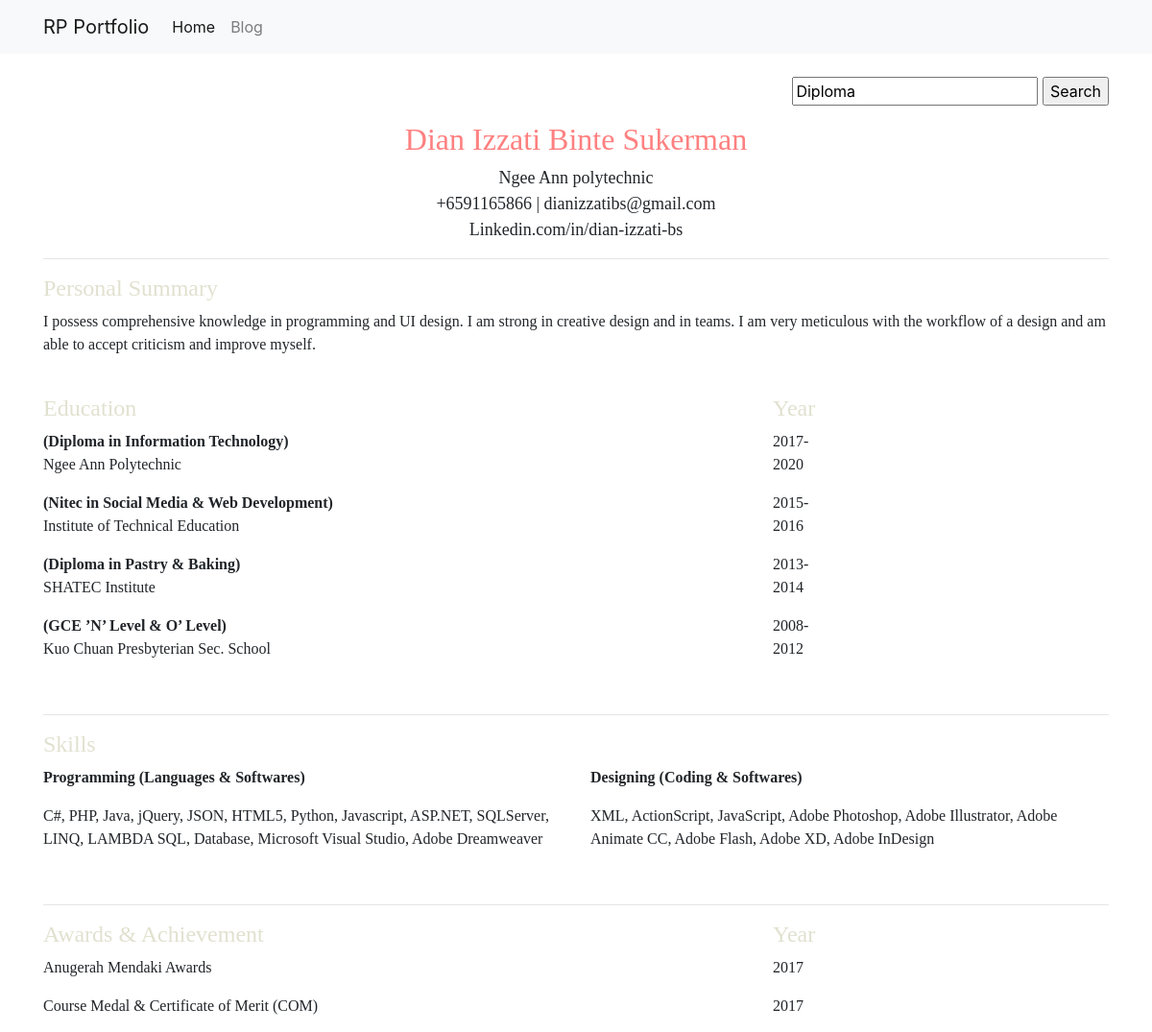
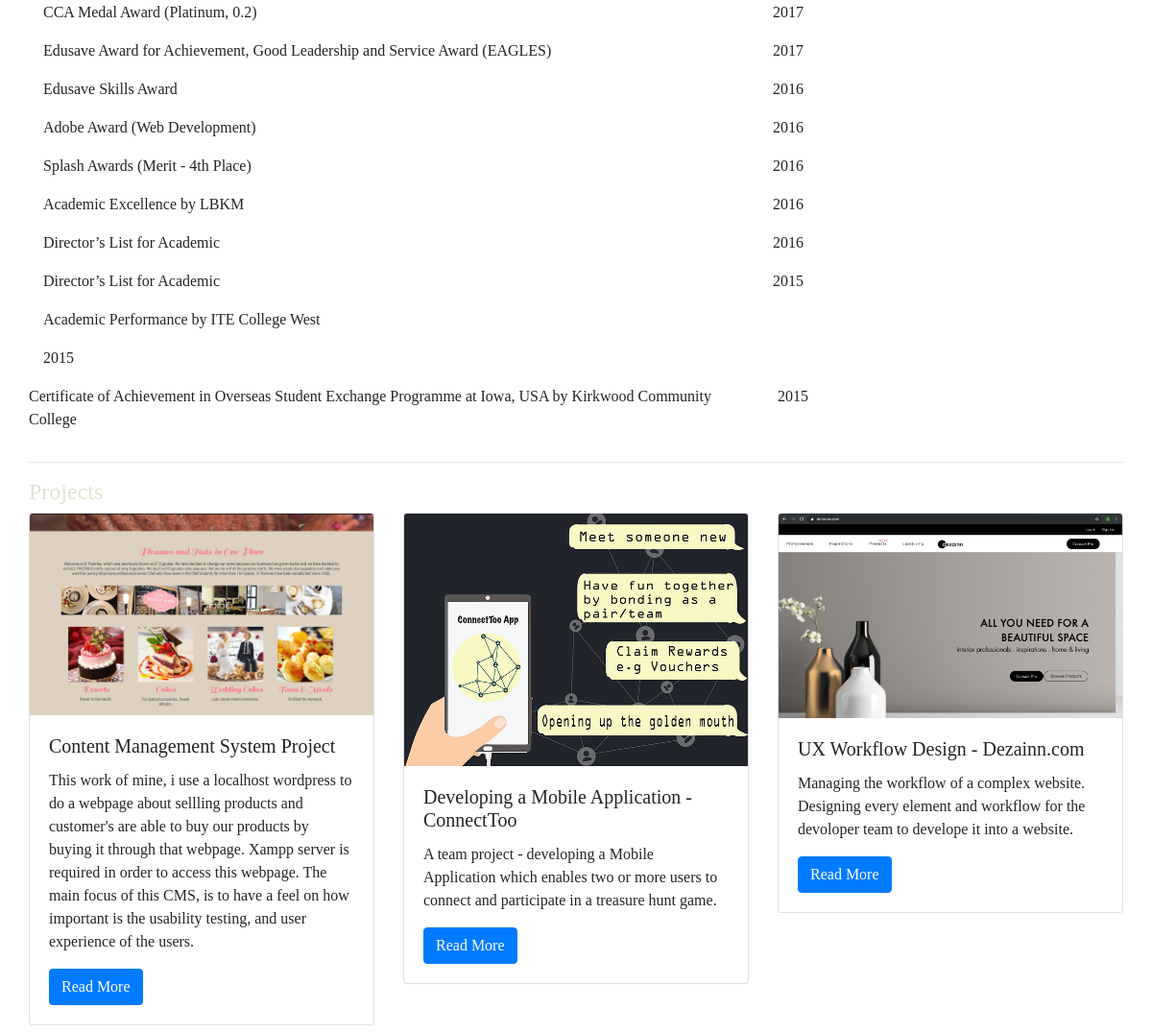
/projects/, run on the app's committed database (2 pictures, top to bottom).
### projects/models.py (models this page shows)
class Project(models.Model):
    title = models.CharField(max_length=100)
    description = models.TextField()
    technology = models.CharField(max_length=20)
    image = models.FilePathField(path="/img")

### projects/views.py (the view)
# urls.py: path("", views.project_index, name="project_index"),
def project_index(request):
    projects = Project.objects.all()
    context = {"projects": projects}
    return render(request, "project_index.html", context)

### projects/templates/project_index.html (shortened to what this page needs)
{% extends "base.html" %}
{% load static %}
{% block page_content %}
<br>
<div align= "right" class="search-container">
  <form method="get" action=".">
    <input type="text" name="searchDiploma" value="Diploma">
    <input type="submit" value="Search"></input>
  </form>
</div>
<h2 align="center" style="font-family:FuturateeMed;"> <font color="#ff8080">
Dian Izzati Binte Sukerman </font>
</h2>
<p align="center" style="font-family:Muli-Light;"><font size="4px">Ngee Ann polytechnic <br>
    +6591165866 | dianizzatibs@gmail.com <br>
    Linkedin.com/in/dian-izzati-bs</font></p>
<hr>
<h4 style="font-family:Muli;"> <font color="e1e1d0">Personal Summary</font></h4>
<p><font style="font-family:Muli-Light;">I possess comprehensive knowledge in programming and UI design. I am strong in creative design and in teams. I am very meticulous with the workflow of a design and am able to accept criticism and improve myself.</font></p>
<br>
<div class="row">
    <div class="col-8">
        <h4 style="font-family:Muli;"> <font color="e1e1d0">Education</font></h4>
            <p style="font-family:Muli;"><strong>(Diploma in Information Technology)</strong> <br>
            <font style="font-family:Muli-light;">Ngee Ann Polytechnic</p>
    </div>
    <div class="col-4">
        <h4 style="font-family:Muli;"> <font color="e1e1d0">Year</font></h4>
            <p style="font-family:Muli-light;">2017-2020</p>
    </div>
</div>
<div class="row">
    <div class="col-8">
        <p style="font-family:Muli;"><strong>(Nitec in Social Media & Web Development)</strong> <br>
        <font style="font-family:Muli-light;">Institute of Technical Education</p>
    </div>
    <div class="col-4">
        <p style="font-family:Muli-light;">2015-2016</p>
    </div>
</div>
<div class="row">
    <div class="col-8">
        <p style="font-family:Muli;"><strong>(Diploma in Pastry & Baking)</strong> <br>
        <font style="font-family:Muli-light;">SHATEC Institute</p>
    </div>
    <div class="col-4">
        <p style="font-family:Muli-light;">2013-2014</p>
    </div>
</div>
<div class="row">
    <div class="col-8">
        <p style="font-family:Muli;"><strong>(GCE ’N’ Level & O’ Level)</strong> <br>
        <font style="font-family:Muli-light;">Kuo Chuan Presbyterian Sec. School</p>
    </div>
    <div class="col-4">
        <p style="font-family:Muli-light;">2008-2012</p>
    </div>
</div>
<br>
<hr>
<h4 style="font-family:Muli;"> <font color="e1e1d0">Skills</font></h4>
<div class="row">
    <div class="col">
        <p style="font-family:Muli;"><strong> Programming (Languages & Softwares) </strong> <br>
        <p><font style="font-family:Muli-Light;"> C#, PHP, Java, jQuery, JSON, HTML5, Python, Javascript, ASP.NET, SQLServer, LINQ, LAMBDA SQL, Database, Microsoft Visual Studio, Adobe Dreamweaver </font></p>
    </div>
    <div class="col">
        <p style="font-family:Muli;"><strong> Designing (Coding & Softwares) </strong> <br>
        <p><font style="font-family:Muli-Light;"> XML, ActionScript, JavaScript, Adobe Photoshop, Adobe Illustrator, Adobe Animate CC, Adobe Flash, Adobe XD, Adobe InDesign </font></p>
    </div>
</div>
<br>
<hr>
<div class="row">
    <div class="col-8">
        <h4 style="font-family:Muli;" name="scrollToAward"> <font color="e1e1d0">Awards & Achievement</font></h4>
        <p><font style="font-family:Muli-Light;"> Anugerah Mendaki Awards </font></p>
    </div>
    <div class="col-4">
        <h4 style="font-family:Muli;"> <font color="e1e1d0">Year</font></h4>
        <p><font style="font-family:Muli-Light;"> 2017 </font></p>
    </div>
</div>
<div class="row">
    <div class="col-8">
        <p><font style="font-family:Muli-Light;"> Course Medal & Certificate of Merit (COM) </font></p>
    </div>
    <div class="col-4">
        <p><font style="font-family:Muli-Light;"> 2017 </font></p>
    </div>
</div>
<div class="row">
    <div class="col-8">
        <p><font style="font-family:Muli-Light;"> CCA Medal Award (Platinum, 0.2) </font></p>
    </div>
    <div class="col-4">
        <p><font style="font-family:Muli-Light;"> 2017 </font></p>
    </div>
</div>
<div class="row">
    <div class="col-8">
        <p><font style="font-family:Muli-Light;"> Edusave Award for Achievement, Good Leadership and Service Award (EAGLES) </font></p>
    </div>
    <div class="col-4">
        <p><font style="font-family:Muli-Light;"> 2017 </font></p>
    </div>
</div>
<div class="row">
    <div class="col-8">
        <p><font style="font-family:Muli-Light;"> Edusave Skills Award </font></p>
    </div>
    <div class="col-4">
        <p><font style="font-family:Muli-Light;"> 2016 </font></p>
    </div>
</div>
<div class="row">
    <div class="col-8">
        <p><font style="font-family:Muli-Light;"> Adobe Award (Web Development) </font></p>
    </div>
    <div class="col-4">
        <p><font style="font-family:Muli-Light;"> 2016 </font></p>
    </div>
</div>
<div class="row">
    <div class="col-8">
        <p><font style="font-family:Muli-Light;"> Splash Awards (Merit - 4th Place) </font></p>
    </div>
    <div class="col-4">
        <p><font style="font-family:Muli-Light;"> 2016 </font></p>
    </div>
</div>
<div class="row">
    <div class="col-8">
        <p><font style="font-family:Muli-Light;"> Academic Excellence by LBKM </font></p>
    </div>
    <div class="col-4">
        <p><font style="font-family:Muli-Light;"> 2016 </font></p>
    </div>
</div>
<div class="row">
    <div class="col-8">
        <p><font style="font-family:Muli-Light;"> Director’s List for Academic </font></p>
    </div>
    <div class="col-4">
        <p><font style="font-family:Muli-Light;"> 2016 </font></p>
    </div>
</div>
<div class="row">
    <div class="col-8">
        <p><font style="font-family:Muli-Light;"> Director’s List for Academic </font></p>
    </div>
    <div class="col-4">
        <p><font style="font-family:Muli-Light;"> 2015 </font></p>
    </div>
</div>
<div class="row">
    <div id="q">
    <div class="col-8">
        <p><font style="font-family:Muli-Light;"> Academic Performance by ITE College West </font></p>
    </div>
    <div class="col-4">
        <p><font style="font-family:Muli-Light;"> 2015 </font></p>
    </div>
<div class="row">
    <div class="col-8">
        <p><font style="font-family:Muli-Light;"> Certificate of Achievement in Overseas Student Exchange Programme at Iowa, USA by Kirkwood Community College </font></p>
    </div>
    <div class="col-4">
        <p><font style="font-family:Muli-Light;"> 2015 </font></p>
    </div>
</div>
<hr>
<h4 style="font-family:Muli;"> <font color="e1e1d0">Projects</font></h4>
<div class="row">
{% for project in projects %}
    <div class="col-md-4">
        <div class="card mb-2">
            <img class="card-img-top" src="{% static project.image %}">
            <div class="card-body">
                <h5 style="font-family:Muli;" class="card-title">{{ project.title }}</h5>
                <p style="font-family:Muli-light;" class="card-text">{{ project.description }}</p>
                <a href="{% url 'project_detail' project.pk %}"
                   class="btn btn-primary">
                    Read More
                </a>
            </div>
        </div>
    </div>
    {% endfor %}
</div>
{% endblock %}

### data on the page
Project: image (picture), title "Content Management System Project", description "This work of mine, i use a localhost wordpress to do a webpage about sellling products and customer's are able to buy our products by buying it through that webpage. Xampp server is required in order to access this webpage. The main focus of this CMS, is to have a feel on how important is the usability testing, and user experience of the users."
Project: image (picture), title "Developing a Mobile Application - ConnectToo", description "A team project - developing a Mobile Application which enables two or more users to connect and participate in a treasure hunt game."
Project: image (picture), title "UX Workflow Design - Dezainn.com", description "Managing the workflow of a complex website. Designing every element and workflow for the devoloper team to develope it into a website."
